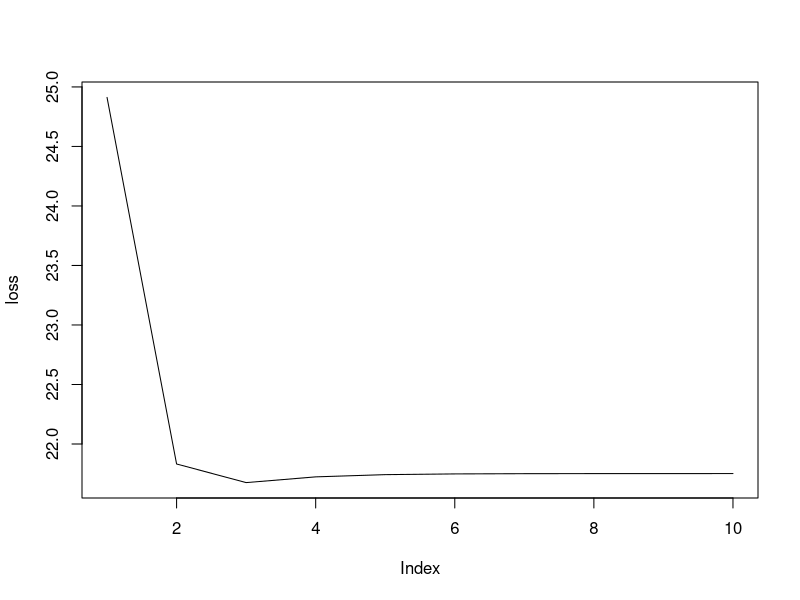

This chart was generated by the following R code:
library(tidyverse)

peru <- read.table("./hw3/peru.txt", header = TRUE)
Y <- peru$Systol
X <- as.matrix(peru %>% select(-Systol))
N <- nrow(X)
## initialize
loss <- c()
epoch <- 10000
eps <- 1e-4
lambda <- 0.1
## scale X and Y
Y <- scale(Y, center = TRUE, scale = TRUE)
X <- scale(X, center = TRUE, scale = TRUE)
X <- cbind(rep(1, N), X)
P <- ncol(X)
beta <- rep(0, P)
for (i in 1:epoch) {
  resid <- Y - X %*% beta
  ## pick a coordinate
  for (j in 1:P) {
    ## get residual for all except for j
    resid <- resid + X[, j] * beta[j]
    delta_linear <- mean(resid * X[, j])
    ## proceed with the negative direction
    if (delta_linear < -lambda) {
      beta[j] <- delta_linear + lambda
    } else if (delta_linear > lambda) {
      beta[j] <- delta_linear - lambda
    } else {
      beta[j] <- 0
    }
    ## restore full residual
    resid <- resid - X[, j] * beta[j]
  }
  ## record loss
  loss[i] <- t(Y - X%*%beta) %*% (Y - X%*%beta) + lambda * sum(abs(beta))
  ## quit when converge
  if ((length(loss) > 1) && (abs(loss[i] - loss[i - 1]) < eps)) break
}

## result
plot(loss, type = "l")
beta <- matrix(beta, P, 1)
rownames(beta) <- colnames(X)
rownames(beta)[1] <- "(intercept)"
beta

## compare with glmnet
library(glmnet)
model <- glmnet(X[, 2:10], Y, alpha = 1, lambda = lambda)
coef(model)
beta <- Matrix(coef(model), sparse = FALSE)
t(Y - X%*%beta) %*% (Y - X%*%beta) + lambda * sum(abs(beta))
